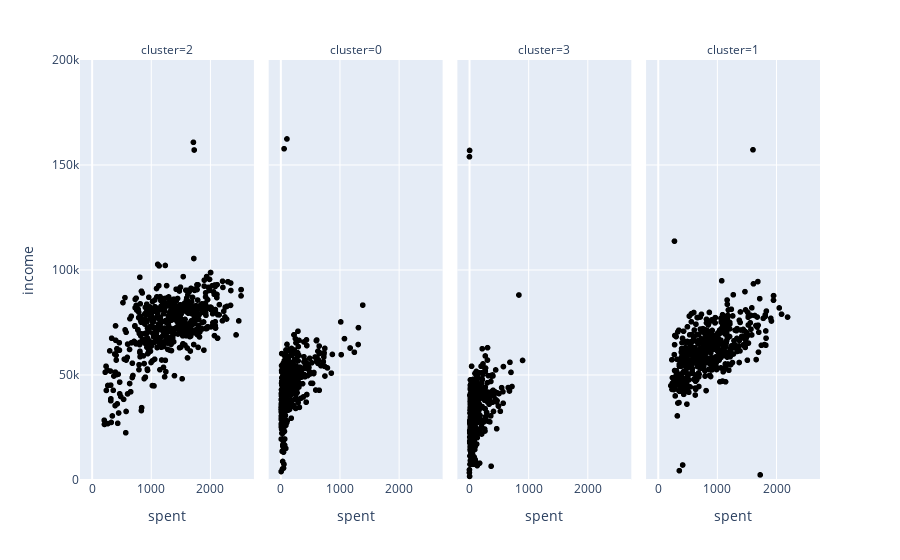

The notebook cell saved with this chart:
### Code cell
px.scatter(df, x="spent", y="income",
           facet_col="cluster",
           color_discrete_sequence=["black"],
).update_layout(yaxis_range=[0, 200000])

### Figure 1 — Plotly figure (JSON) as saved in the notebook; plotly's stock layout.template omitted (floating-point values rounded to 4 significant figures; data arrays with more than 128 entries replaced by an {"elided": "..."} marker saying what was removed)
{"data": [{"hovertemplate": "cluster=2<br>spent=%{x}<br>income=%{y}<extra></extra>", "legendgroup": "", "marker": {"color": "black", "symbol": "circle"}, "mode": "markers", "name": "", "showlegend": false, "type": "scattergl", "x": {"elided": "552 int values"}, "xaxis": "x", "y": {"elided": "552 int values"}, "yaxis": "y"}, {"hovertemplate": "cluster=0<br>spent=%{x}<br>income=%{y}<extra></extra>", "legendgroup": "", "marker": {"color": "black", "symbol": "circle"}, "mode": "markers", "name": "", "showlegend": false, "type": "scattergl", "x": {"elided": "510 int values"}, "xaxis": "x2", "y": {"elided": "510 int values"}, "yaxis": "y2"}, {"hovertemplate": "cluster=3<br>spent=%{x}<br>income=%{y}<extra></extra>", "legendgroup": "", "marker": {"color": "black", "symbol": "circle"}, "mode": "markers", "name": "", "showlegend": false, "type": "scattergl", "x": {"elided": "616 int values"}, "xaxis": "x3", "y": {"elided": "616 int values"}, "yaxis": "y3"}, {"hovertemplate": "cluster=1<br>spent=%{x}<br>income=%{y}<extra></extra>", "legendgroup": "", "marker": {"color": "black", "symbol": "circle"}, "mode": "markers", "name": "", "showlegend": false, "type": "scattergl", "x": {"elided": "535 int values"}, "xaxis": "x4", "y": {"elided": "535 int values"}, "yaxis": "y4"}], "layout": {"annotations": [{"font": {}, "showarrow": false, "text": "cluster=2", "x": 0.1175, "xanchor": "center", "xref": "paper", "y": 1, "yanchor": "bottom", "yref": "paper"}, {"font": {}, "showarrow": false, "text": "cluster=0", "x": 0.3725, "xanchor": "center", "xref": "paper", "y": 1, "yanchor": "bottom", "yref": "paper"}, {"font": {}, "showarrow": false, "text": "cluster=3", "x": 0.6275, "xanchor": "center", "xref": "paper", "y": 1, "yanchor": "bottom", "yref": "paper"}, {"font": {}, "showarrow": false, "text": "cluster=1", "x": 0.8825, "xanchor": "center", "xref": "paper", "y": 1, "yanchor": "bottom", "yref": "paper"}], "legend": {"tracegroupgap": 0}, "margin": {"t": 60}, "xaxis": {"anchor": "y", "domain": [0, 0.235], "title": {"text": "spent"}}, "xaxis2": {"anchor": "y2", "domain": [0.255, 0.49], "matches": "x", "title": {"text": "spent"}}, "xaxis3": {"anchor": "y3", "domain": [0.51, 0.745], "matches": "x", "title": {"text": "spent"}}, "xaxis4": {"anchor": "y4", "domain": [0.765, 1.0], "matches": "x", "title": {"text": "spent"}}, "yaxis": {"anchor": "x", "domain": [0, 1], "range": [0, 200000], "title": {"text": "income"}}, "yaxis2": {"anchor": "x2", "domain": [0, 1], "matches": "y", "showticklabels": false}, "yaxis3": {"anchor": "x3", "domain": [0, 1], "matches": "y", "showticklabels": false}, "yaxis4": {"anchor": "x4", "domain": [0, 1], "matches": "y", "showticklabels": false}}}
